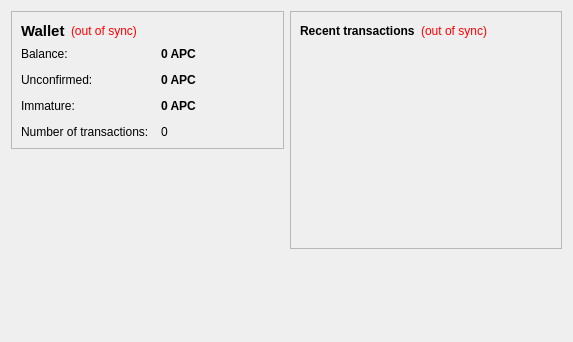
<?xml version="1.0" encoding="UTF-8"?>
<ui version="4.0">
 <class>OverviewPage</class>
 <widget class="QWidget" name="OverviewPage">
  <property name="geometry">
   <rect>
    <x>0</x>
    <y>0</y>
    <width>573</width>
    <height>342</height>
   </rect>
  </property>
  <property name="windowTitle">
   <string>Form</string>
  </property>
  <layout class="QHBoxLayout" name="horizontalLayout" stretch="1,1">
   <item>
    <layout class="QVBoxLayout" name="verticalLayout_2">
     <item>
      <widget class="QFrame" name="frame">
       <property name="frameShape">
        <enum>QFrame::StyledPanel</enum>
       </property>
       <property name="frameShadow">
        <enum>QFrame::Raised</enum>
       </property>
       <layout class="QVBoxLayout" name="verticalLayout_4">
        <item>
         <layout class="QHBoxLayout" name="horizontalLayout_4">
          <item>
           <widget class="QLabel" name="label_5">
            <property name="font">
             <font>
              <pointsize>11</pointsize>
              <weight>75</weight>
              <bold>true</bold>
             </font>
            </property>
            <property name="text">
             <string>Wallet</string>
            </property>
           </widget>
          </item>
          <item>
           <widget class="QLabel" name="labelWalletStatus">
            <property name="toolTip">
             <string>The displayed information may be out of date. Your wallet automatically synchronizes with the ApsioCoin network after a connection is established, but this process has not completed yet.</string>
            </property>
            <property name="styleSheet">
             <string notr="true">QLabel { color: red; }</string>
            </property>
            <property name="text">
             <string notr="true">(out of sync)</string>
            </property>
            <property name="alignment">
             <set>Qt::AlignLeading|Qt::AlignLeft|Qt::AlignVCenter</set>
            </property>
           </widget>
          </item>
          <item>
           <spacer name="horizontalSpacer_2">
            <property name="orientation">
             <enum>Qt::Horizontal</enum>
            </property>
            <property name="sizeHint" stdset="0">
             <size>
              <width>40</width>
              <height>20</height>
             </size>
            </property>
           </spacer>
          </item>
         </layout>
        </item>
        <item>
         <layout class="QFormLayout" name="formLayout_2">
          <property name="fieldGrowthPolicy">
           <enum>QFormLayout::AllNonFixedFieldsGrow</enum>
          </property>
          <property name="horizontalSpacing">
           <number>12</number>
          </property>
          <property name="verticalSpacing">
           <number>12</number>
          </property>
          <item row="0" column="0">
           <widget class="QLabel" name="label">
            <property name="text">
             <string>Balance:</string>
            </property>
           </widget>
          </item>
          <item row="0" column="1">
           <widget class="QLabel" name="labelBalance">
            <property name="font">
             <font>
              <weight>75</weight>
              <bold>true</bold>
             </font>
            </property>
            <property name="cursor">
             <cursorShape>IBeamCursor</cursorShape>
            </property>
            <property name="toolTip">
             <string>Your current balance</string>
            </property>
            <property name="text">
             <string notr="true">0 APC</string>
            </property>
            <property name="textInteractionFlags">
             <set>Qt::LinksAccessibleByMouse|Qt::TextSelectableByKeyboard|Qt::TextSelectableByMouse</set>
            </property>
           </widget>
          </item>
          <item row="1" column="0">
           <widget class="QLabel" name="label_3">
            <property name="text">
             <string>Unconfirmed:</string>
            </property>
           </widget>
          </item>
          <item row="1" column="1">
           <widget class="QLabel" name="labelUnconfirmed">
            <property name="font">
             <font>
              <weight>75</weight>
              <bold>true</bold>
             </font>
            </property>
            <property name="cursor">
             <cursorShape>IBeamCursor</cursorShape>
            </property>
            <property name="toolTip">
             <string>Total of transactions that have yet to be confirmed, and do not yet count toward the current balance</string>
            </property>
            <property name="text">
             <string notr="true">0 APC</string>
            </property>
            <property name="textInteractionFlags">
             <set>Qt::LinksAccessibleByMouse|Qt::TextSelectableByKeyboard|Qt::TextSelectableByMouse</set>
            </property>
           </widget>
          </item>
          <item row="3" column="0">
           <widget class="QLabel" name="label_2">
            <property name="text">
             <string>Number of transactions:</string>
            </property>
           </widget>
          </item>
          <item row="3" column="1">
           <widget class="QLabel" name="labelNumTransactions">
            <property name="toolTip">
             <string>Total number of transactions in wallet</string>
            </property>
            <property name="text">
             <string notr="true">0</string>
            </property>
           </widget>
          </item>
          <item row="2" column="0">
           <widget class="QLabel" name="labelImmatureText">
            <property name="text">
             <string>Immature:</string>
            </property>
           </widget>
          </item>
          <item row="2" column="1">
           <widget class="QLabel" name="labelImmature">
            <property name="font">
             <font>
              <weight>75</weight>
              <bold>true</bold>
             </font>
            </property>
            <property name="toolTip">
             <string>Mined balance that has not yet matured</string>
            </property>
            <property name="text">
             <string notr="true">0 APC</string>
            </property>
            <property name="textInteractionFlags">
             <set>Qt::LinksAccessibleByMouse|Qt::TextSelectableByKeyboard|Qt::TextSelectableByMouse</set>
            </property>
           </widget>
          </item>
         </layout>
        </item>
       </layout>
      </widget>
     </item>
     <item>
      <spacer name="verticalSpacer">
       <property name="orientation">
        <enum>Qt::Vertical</enum>
       </property>
       <property name="sizeHint" stdset="0">
        <size>
         <width>20</width>
         <height>40</height>
        </size>
       </property>
      </spacer>
     </item>
    </layout>
   </item>
   <item>
    <layout class="QVBoxLayout" name="verticalLayout_3">
     <item>
      <widget class="QFrame" name="frame_2">
       <property name="frameShape">
        <enum>QFrame::StyledPanel</enum>
       </property>
       <property name="frameShadow">
        <enum>QFrame::Raised</enum>
       </property>
       <layout class="QVBoxLayout" name="verticalLayout">
        <item>
         <layout class="QHBoxLayout" name="horizontalLayout_2">
          <item>
           <widget class="QLabel" name="label_4">
            <property name="text">
             <string>&lt;b&gt;Recent transactions&lt;/b&gt;</string>
            </property>
           </widget>
          </item>
          <item>
           <widget class="QLabel" name="labelTransactionsStatus">
            <property name="toolTip">
             <string>The displayed information may be out of date. Your wallet automatically synchronizes with the ApsioCoin network after a connection is established, but this process has not completed yet.</string>
            </property>
            <property name="styleSheet">
             <string notr="true">QLabel { color: red; }</string>
            </property>
            <property name="text">
             <string notr="true">(out of sync)</string>
            </property>
            <property name="alignment">
             <set>Qt::AlignRight|Qt::AlignTrailing|Qt::AlignVCenter</set>
            </property>
           </widget>
          </item>
          <item>
           <spacer name="horizontalSpacer">
            <property name="orientation">
             <enum>Qt::Horizontal</enum>
            </property>
            <property name="sizeHint" stdset="0">
             <size>
              <width>40</width>
              <height>20</height>
             </size>
            </property>
           </spacer>
          </item>
         </layout>
        </item>
        <item>
         <widget class="QListView" name="listTransactions">
          <property name="styleSheet">
           <string notr="true">QListView { background: transparent; }</string>
          </property>
          <property name="frameShape">
           <enum>QFrame::NoFrame</enum>
          </property>
          <property name="verticalScrollBarPolicy">
           <enum>Qt::ScrollBarAlwaysOff</enum>
          </property>
          <property name="horizontalScrollBarPolicy">
           <enum>Qt::ScrollBarAlwaysOff</enum>
          </property>
          <property name="selectionMode">
           <enum>QAbstractItemView::NoSelection</enum>
          </property>
         </widget>
        </item>
       </layout>
      </widget>
     </item>
     <item>
      <spacer name="verticalSpacer_2">
       <property name="orientation">
        <enum>Qt::Vertical</enum>
       </property>
       <property name="sizeHint" stdset="0">
        <size>
         <width>20</width>
         <height>40</height>
        </size>
       </property>
      </spacer>
     </item>
    </layout>
   </item>
  </layout>
 </widget>
 <resources/>
 <connections/>
</ui>
